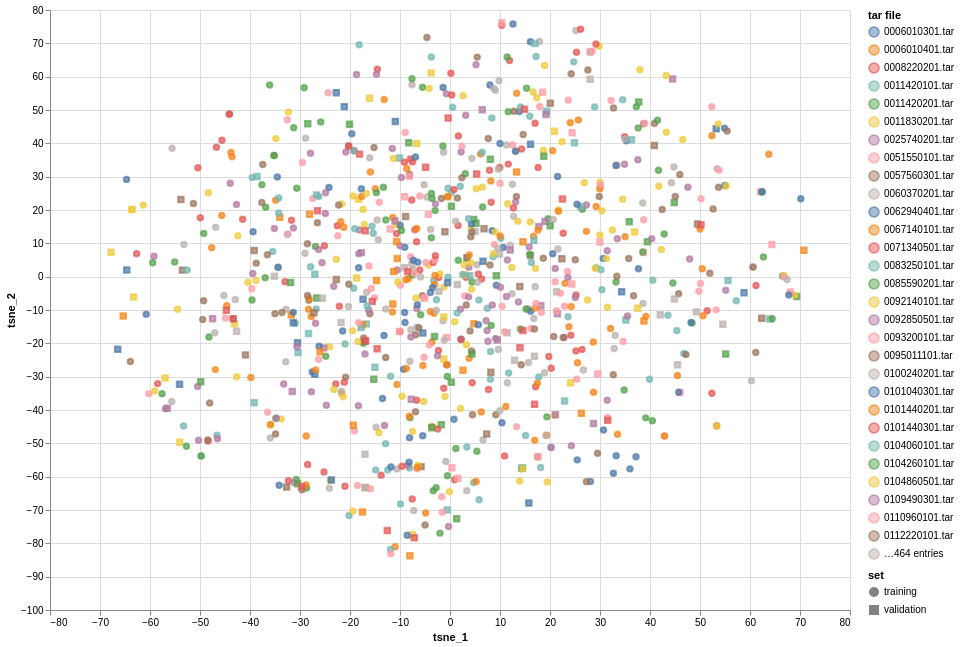

This figure's notebook cell:
### Code cell
alt.Chart(proj_df.sample(n=1_000)).mark_point().encode(
    x='tsne_1:Q',
    y='tsne_2:Q',
    color='tar file:N',
    fill='tar file:N',
    shape='set:N',
    tooltip=['source:N', 'tsne_1:Q', 'tsne_2:Q'],
    # tooltip=['tar file:N']
).properties(
    width=800, height=600
).interactive()

### Figure 1 — Vega-Lite specification as saved in the notebook (floating-point values rounded to 4 significant figures; data arrays with more than 128 entries replaced by an {"elided": "..."} marker saying what was removed)
{"config": {"view": {"continuousWidth": 300, "continuousHeight": 300}}, "data": {"name": "data-bec00df2fe6f47b17496d3e4aa629f4f"}, "mark": {"type": "point"}, "encoding": {"color": {"field": "tar file", "type": "nominal"}, "fill": {"field": "tar file", "type": "nominal"}, "shape": {"field": "set", "type": "nominal"}, "tooltip": [{"field": "source", "type": "nominal"}, {"field": "tsne_1", "type": "quantitative"}, {"field": "tsne_2", "type": "quantitative"}], "x": {"field": "tsne_1", "type": "quantitative"}, "y": {"field": "tsne_2", "type": "quantitative"}}, "height": 600, "params": [{"name": "param_1", "select": {"type": "interval", "encodings": ["x", "y"]}, "bind": "scales"}], "width": 800, "$schema": "https://vega.github.io/schema/vega-lite/v5.8.0.json", "datasets": {"data-bec00df2fe6f47b17496d3e4aa629f4f": {"elided": "1000 records"}}}
